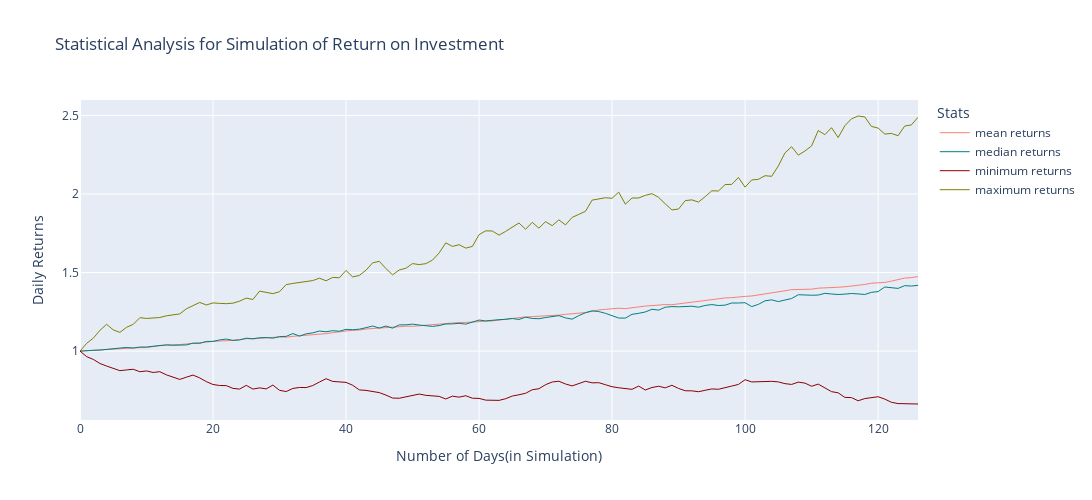

Notebook source saved alongside this figure:
### Code cell
fig2 = go.Figure()
fig2.add_trace(go.Scatter(x=df_simulated_returns.index, y=df_simulated_returns['mean'],
                    mode='lines',
                    name='mean returns',
                    line=dict(color="salmon", width=1),))
fig2.add_trace(go.Scatter(x=df_simulated_returns.index, y=df_simulated_returns['median'],
                    mode='lines',
                    name='median returns',
                    line=dict(color="teal", width=1),))
fig2.add_trace(go.Scatter(x=df_simulated_returns.index, y=df_simulated_returns['min'],
                    mode='lines',
                    name='minimum returns',
                    line=dict(color="darkred", width=1),))
fig2.add_trace(go.Scatter(x=df_simulated_returns.index, y=df_simulated_returns['max'],
                    mode='lines',
                    name='maximum returns',
                    line=dict(color="olive", width=1),))
fig2.update_layout(
    height=500,
    width=1200,
    xaxis_title="Number of Days(in Simulation)",
    yaxis_title="Daily Returns",
    legend_title="Stats",
    title="Statistical Analysis for Simulation of Return on Investment")
fig2.show()
